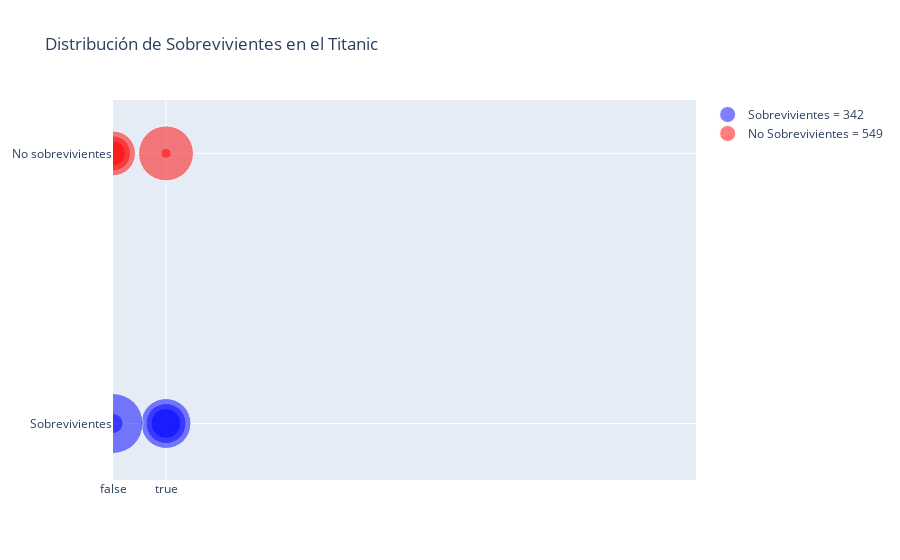

The notebook cell saved with this chart:
### Code cell
fig = go.Figure()
r1 = [20, 30, 40, 50, 60] 
r2 = [10, 25, 35, 45, 55]
# primer circulo
fig.add_trace(go.Scatter(
    x=sobrevivientes,
    y=[1] * len(sobrevivientes),
    mode="markers",
    marker=dict(size=r1, color='blue', opacity=0.5),
    name= 'Sobrevivientes = 342'))
# segundo circulo
fig.add_trace(go.Scatter(
    x=no_sobrev,
    y= [2] * len(sobrevivientes),
    mode="markers",
    marker=dict(size=r2, color='red', opacity=0.5),
    name='No Sobrevivientes = 549'))
# Ajuste del grafico
fig.update_layout(
    title='Distribución de Sobrevivientes en el Titanic',
    yaxis=dict(
        tickvals=[1, 2],
        ticktext=['Sobrevivientes', 'No sobrevivientes'],
    ),
    xaxis=dict(range=[0, 11]),
)
fig.show()

### Figure 1 — Plotly figure (JSON) as saved in the notebook; plotly's stock layout.template omitted (floating-point values rounded to 4 significant figures; data arrays with more than 128 entries replaced by an {"elided": "..."} marker saying what was removed)
{"data": [{"marker": {"color": "blue", "opacity": 0.5, "size": [20, 30, 40, 50, 60]}, "mode": "markers", "name": "Sobrevivientes = 342", "type": "scatter", "x": {"elided": "891 bool values"}, "y": {"elided": "891 int values"}}, {"marker": {"color": "red", "opacity": 0.5, "size": [10, 25, 35, 45, 55]}, "mode": "markers", "name": "No Sobrevivientes = 549", "type": "scatter", "x": {"elided": "891 bool values"}, "y": {"elided": "891 int values"}}], "layout": {"title": {"text": "Distribución de Sobrevivientes en el Titanic"}, "xaxis": {"range": [0, 11]}, "yaxis": {"ticktext": ["Sobrevivientes", "No sobrevivientes"], "tickvals": [1, 2]}}}
